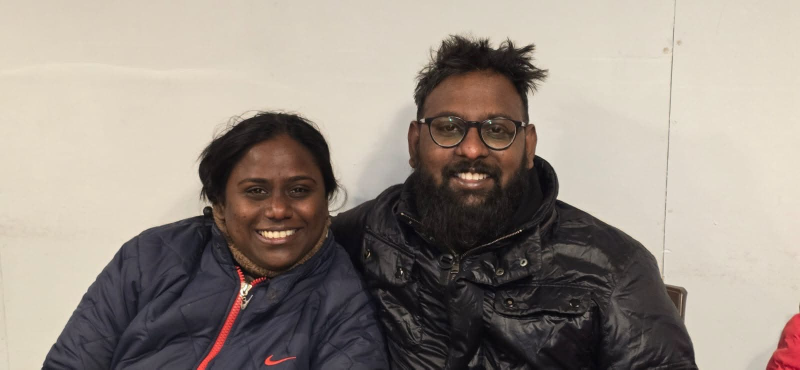
#> input picture diary/images/anniversary_couple.jpg, 1600 x 739 px (shown at 1/2 size)
$ python compress_image.py ../diary/images/anniversary_couple.jpg ../diary/images/bird.jpg
#> lines starting #> are read from the running program, lines starting #| are printed output that depends on the picture

import sys
from PIL import Image
import os

def compress_image(input_path, output_path, max_width=1280, quality=85):
#> called with input_path = '../diary/images/anniversary_couple.jpg', output_path = '../diary/images/bird.jpg', max_width = 1280, quality = 85
    try:
        with Image.open(input_path) as img:
            # Maintain aspect ratio
#> img is the input picture: PIL image 1600x739 RGB; mean R, G, B 153.3, 143.4, 134.4
            w, h = img.size
#> w = 1600; h = 739
            if w > max_width:
                new_h = int(h * (max_width / w))
#> new_h = 591
                img = img.resize((max_width, new_h), Image.Resampling.LANCZOS)
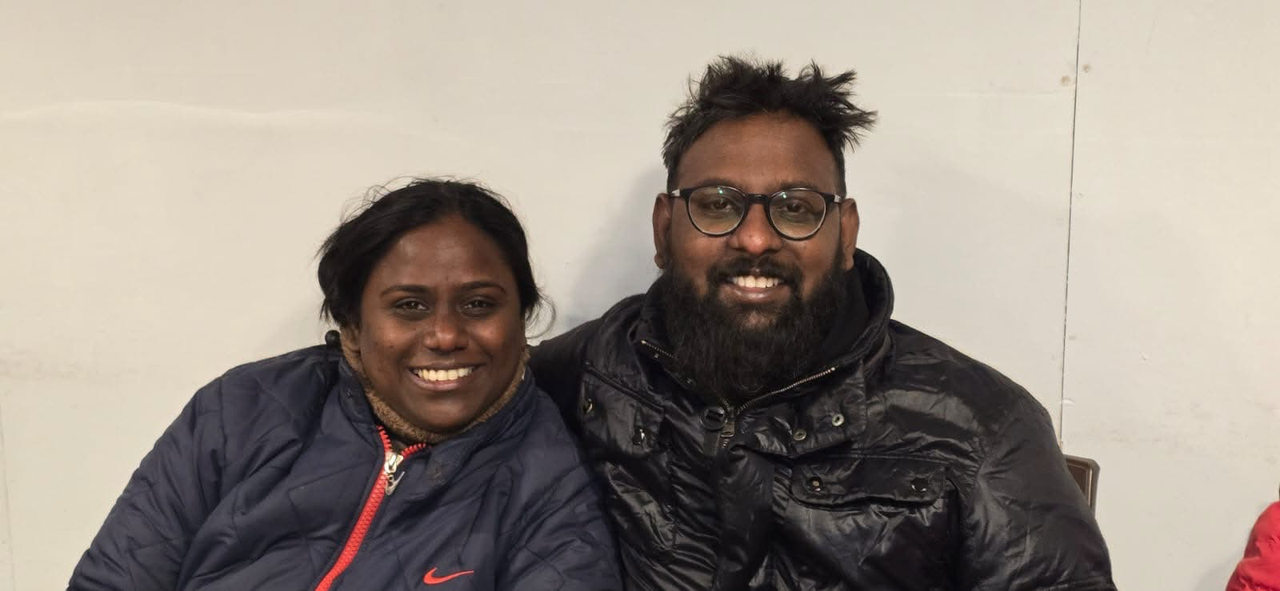
#> img: PIL image 1280x591 RGB; mean R, G, B 153.3, 143.4, 134.4

            # Save as JPEG with quality compression
            img.convert('RGB').save(output_path, 'JPEG', quality=quality, optimize=True)
            return True
    except Exception as e:
        print(f"Error compressing image: {e}")
        return False

if __name__ == "__main__":
    if len(sys.argv) < 3:
        print("Usage: python compress_image.py <input> <output>")
        sys.exit(1)

    if compress_image(sys.argv[1], sys.argv[2]):
        print("Success")
    else:
        sys.exit(1)
